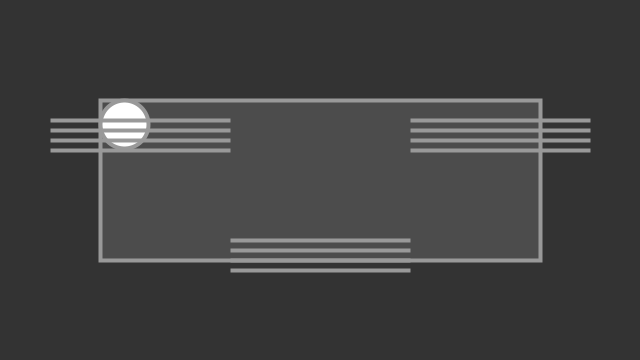
Frame 1 (no input)
Frame 60 (the mouse pressed at the canvas centre just before this capture): identical to frame 1, image omitted
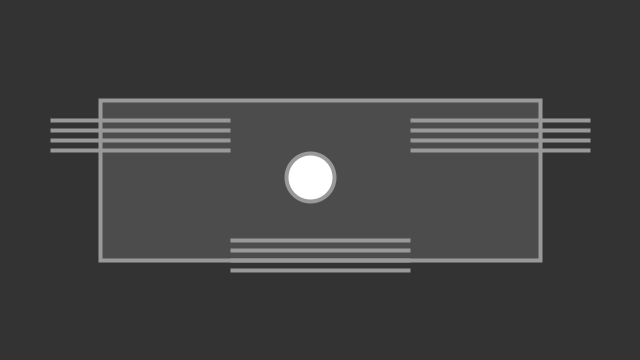
Frame 120 (the mouse held since frame 60 and released just before this capture)

The Processing sketch that drew these frames (run headless with seeded random() and noise(); from frame 60 on, the mouse is pressed at the canvas centre):

// Processing sketch: processing_109368
// ── processing_109368.pde

/**
 * Constrain. 
 * 
 * Move the mouse across the screen to move the circle. 
 * The program constrains the circle to its box. 
 */
 
float mx;
float my;
float easing = 0.05;
int radius = 24;
int edge = 100;
int inner = edge + radius;


void setup() {
  size(640, 360);
  ellipseMode(RADIUS);
  rectMode(CORNERS);
  background(0);

}


void draw() { 
  stroke(153);
  strokeWeight(4);
  strokeCap(SQUARE);
  background(51);
  
  if (abs(mouseX - mx) > 0.1) {
    mx = mx + (mouseX - mx) * easing;
  }
  if (abs(mouseY - my) > 0.1) {
    my = my + (mouseY- my) * easing;
  }
  
  mx = constrain(mx, inner, width - inner);
  my = constrain(my, inner, height - inner);
  fill(76);
  rect(edge, edge, width-edge, height-edge);
  fill(255);  
  ellipse(mx, my, radius, radius);
  int a = 50;
int b = 120;
int c = 180;

line(a, b, a+c, b);
line(a, b+10, a+c, b+10);
line(a, b+20, a+c, b+20);
line(a, b+30, a+c, b+30);

a = a + c;
b = height-b;

line(a, b, a+c, b);
line(a, b+10, a+c, b+10);
line(a, b+20, a+c, b+20);
line(a, b+30, a+c, b+30);

a = a + c;
b = height-b;

line(a, b, a+c, b);
line(a, b+10, a+c, b+10);
line(a, b+20, a+c, b+20);
line(a, b+30, a+c, b+30);


}
